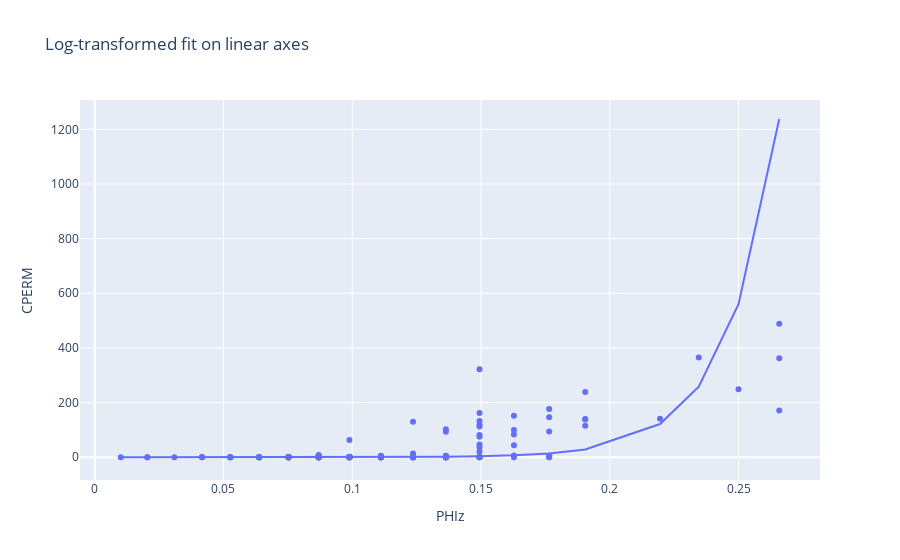

Notebook code for this chart:
### Code cell
import plotly.express as px
#df = px.data.gapminder(df.HFU =='HFU1')
fig = px.scatter(df, x="PHIz", y="CPERM", 
                 trendline="ols", trendline_options=dict(log_y=True),
                 title="Log-transformed fit on linear axes")
fig.show()

### Figure 1 — Plotly figure (JSON) as saved in the notebook; plotly's stock layout.template omitted (floating-point values rounded to 4 significant figures; data arrays with more than 128 entries replaced by an {"elided": "..."} marker saying what was removed)
{"data": [{"hovertemplate": "PHIz=%{x}<br>CPERM=%{y}<extra></extra>", "legendgroup": "", "marker": {"color": "#636efa", "symbol": "circle"}, "mode": "markers", "name": "", "orientation": "v", "showlegend": false, "type": "scatter", "x": {"elided": "163 float values"}, "xaxis": "x", "y": {"elided": "163 float values"}, "yaxis": "y"}, {"hovertemplate": "<b>OLS trendline</b><br>log10(CPERM) = 21.7648 * PHIz + -2.69291<br>R<sup>2</sup>=0.548948<br><br>PHIz=%{x}<br>CPERM=%{y} <b>(trend)</b><extra></extra>", "legendgroup": "", "marker": {"color": "#636efa", "symbol": "circle"}, "mode": "lines", "name": "", "showlegend": false, "type": "scatter", "x": {"elided": "163 float values"}, "xaxis": "x", "y": {"elided": "163 float values"}, "yaxis": "y"}], "layout": {"legend": {"tracegroupgap": 0}, "title": {"text": "Log-transformed fit on linear axes"}, "xaxis": {"anchor": "y", "domain": [0, 1], "title": {"text": "PHIz"}}, "yaxis": {"anchor": "x", "domain": [0, 1], "title": {"text": "CPERM"}}}}
